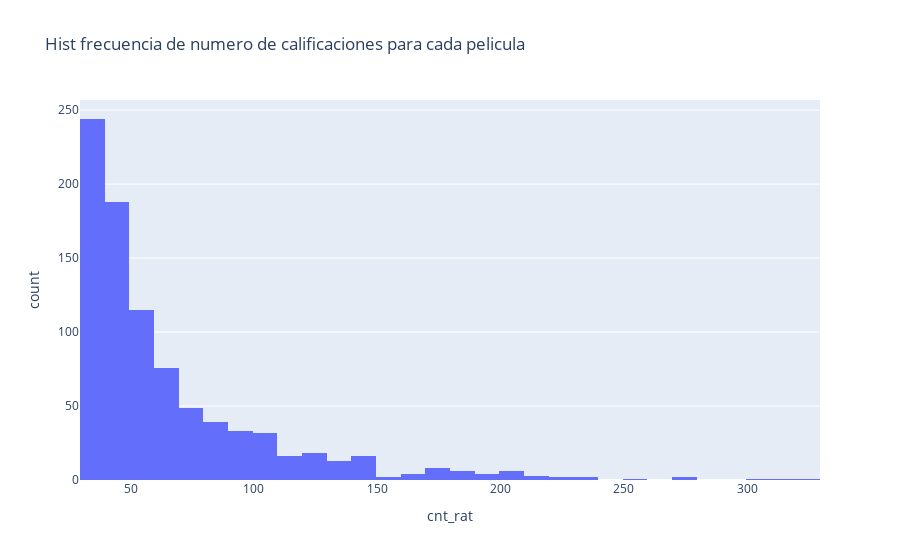

The notebook cell this image was saved under:
### Markdown cell above
Vemos que sin el filtro hay 9719 peliculas que han sido calificadas, pero tener en cuenta que una pelicula es recomendada por pocas calificaciones, no es un buen criterio

### Code cell
####Filtrar libros que no tengan más de 30 calificaciones
rating_movies2 = pd.read_sql(
    """ select movieId ,
                         count(*) as cnt_rat
                         from full_table
                         group by "movieId"
                         having cnt_rat>=30
                         order by cnt_rat desc
                         """,
    conn,
)

fig = px.histogram(
    rating_movies2,
    x="cnt_rat",
    title="Hist frecuencia de numero de calificaciones para cada pelicula",
)
fig.show()

rating_movies2.describe()

### Figure 1 — Plotly figure (JSON) as saved in the notebook; plotly's stock layout.template omitted (floating-point values rounded to 4 significant figures; data arrays with more than 128 entries replaced by an {"elided": "..."} marker saying what was removed)
{"data": [{"alignmentgroup": "True", "bingroup": "x", "hovertemplate": "cnt_rat=%{x}<br>count=%{y}<extra></extra>", "legendgroup": "", "marker": {"color": "#636efa", "pattern": {"shape": ""}}, "name": "", "offsetgroup": "", "orientation": "v", "showlegend": false, "type": "histogram", "x": {"elided": "882 int values"}, "xaxis": "x", "yaxis": "y"}], "layout": {"barmode": "relative", "legend": {"tracegroupgap": 0}, "title": {"text": "Hist frecuencia de numero de calificaciones para cada pelicula"}, "xaxis": {"anchor": "y", "domain": [0, 1], "title": {"text": "cnt_rat"}}, "yaxis": {"anchor": "x", "domain": [0, 1], "title": {"text": "count"}}}}
